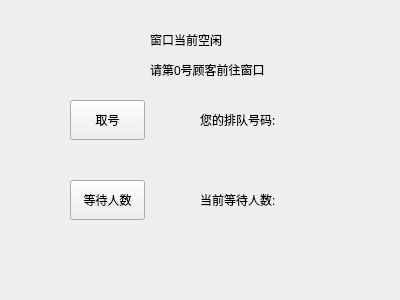
<?xml version="1.0" encoding="UTF-8"?>
<ui version="4.0">
 <class>Register</class>
 <widget class="QMainWindow" name="Register">
  <property name="geometry">
   <rect>
    <x>0</x>
    <y>0</y>
    <width>400</width>
    <height>300</height>
   </rect>
  </property>
  <property name="windowTitle">
   <string>取号系统</string>
  </property>
  <widget class="QWidget" name="centralwidget">
   <widget class="QPushButton" name="inquire">
    <property name="geometry">
     <rect>
      <x>70</x>
      <y>180</y>
      <width>75</width>
      <height>40</height>
     </rect>
    </property>
    <property name="text">
     <string>等待人数</string>
    </property>
   </widget>
   <widget class="QPushButton" name="registrate">
    <property name="geometry">
     <rect>
      <x>70</x>
      <y>100</y>
      <width>75</width>
      <height>40</height>
     </rect>
    </property>
    <property name="text">
     <string>取号</string>
    </property>
   </widget>
   <widget class="QLabel" name="number">
    <property name="geometry">
     <rect>
      <x>200</x>
      <y>110</y>
      <width>100</width>
      <height>20</height>
     </rect>
    </property>
    <property name="font">
     <font>
      <family>SimSun-ExtB</family>
      <pointsize>9</pointsize>
     </font>
    </property>
    <property name="text">
     <string>您的排队号码:</string>
    </property>
   </widget>
   <widget class="QLabel" name="amount">
    <property name="geometry">
     <rect>
      <x>200</x>
      <y>190</y>
      <width>100</width>
      <height>20</height>
     </rect>
    </property>
    <property name="text">
     <string>当前等待人数:</string>
    </property>
   </widget>
   <widget class="QLabel" name="serving">
    <property name="geometry">
     <rect>
      <x>150</x>
      <y>30</y>
      <width>200</width>
      <height>20</height>
     </rect>
    </property>
    <property name="text">
     <string>窗口当前空闲</string>
    </property>
   </widget>
   <widget class="QLabel" name="calling">
    <property name="geometry">
     <rect>
      <x>150</x>
      <y>60</y>
      <width>200</width>
      <height>20</height>
     </rect>
    </property>
    <property name="text">
     <string>请第0号顾客前往窗口</string>
    </property>
   </widget>
  </widget>
 </widget>
 <resources/>
 <connections/>
</ui>
